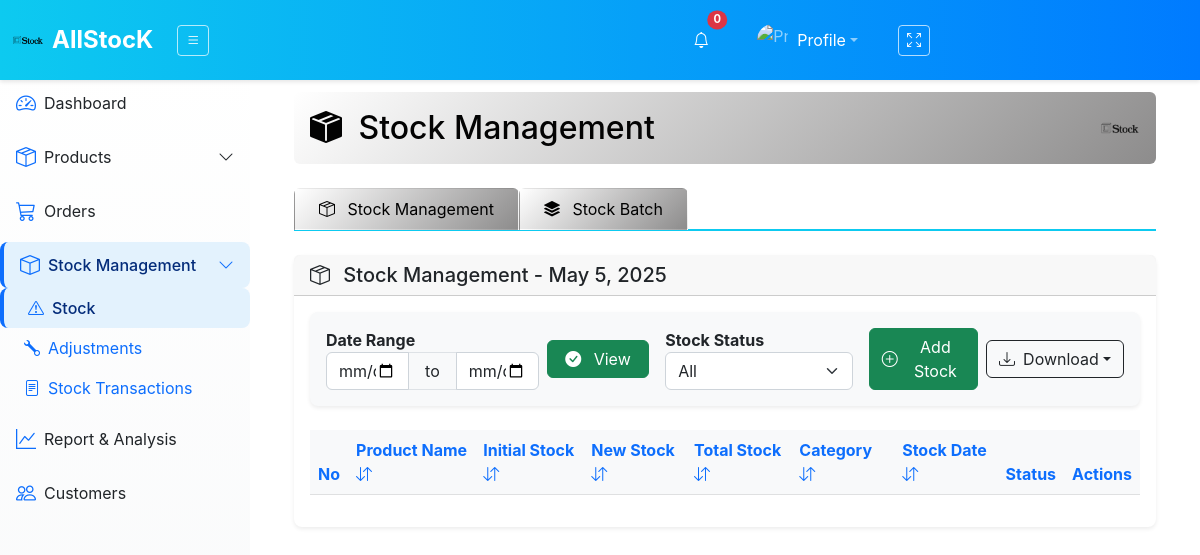
The page /stock/ on the database as committed earlier.
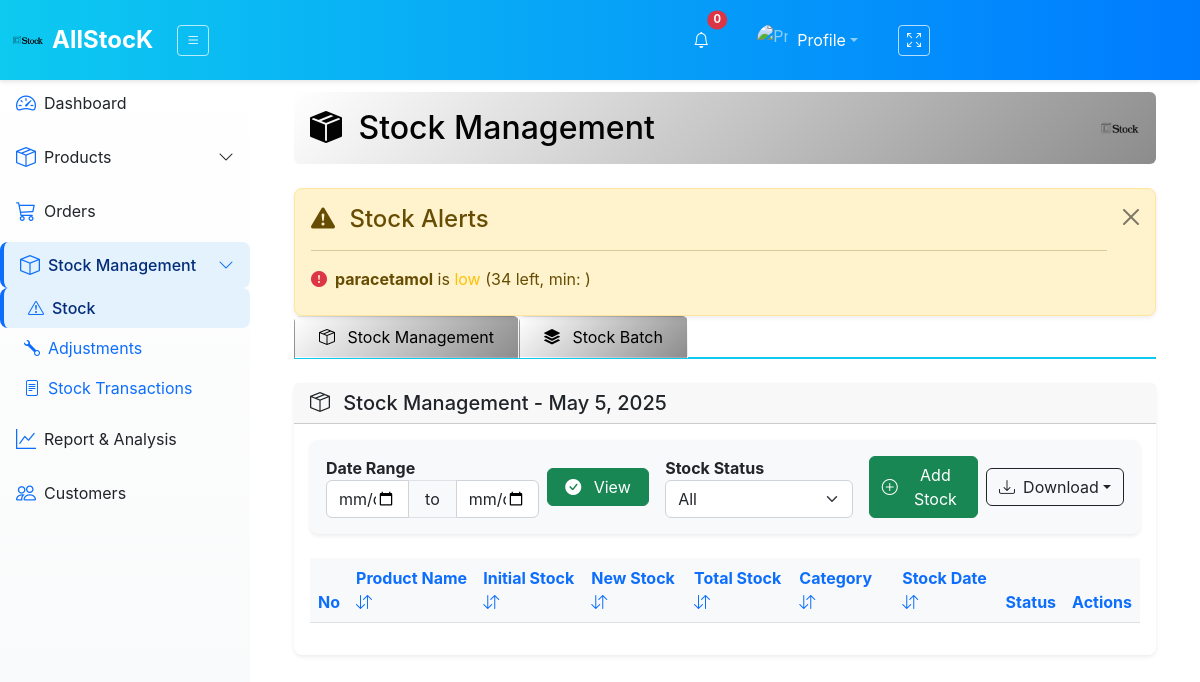
The same page on the database as committed later.
### inventory_sys/models.py (models this page shows, shortened)
class Product(models.Model):
    product_id = models.AutoField(primary_key=True)
    name = models.CharField(max_length=100, unique=True)
    category = models.ForeignKey('Category', on_delete=models.CASCADE)
    selling_price = models.FloatField()
    units = models.CharField(max_length=50, default='pcs')
    quantity_in_stock = models.IntegerField(default=0)
    reorder_quantity = models.PositiveIntegerField(default=0)
    reorder_level = models.PositiveIntegerField(default=0)

### inventory_sys/views.py (the view)
# urls.py: path('stock/', views.stock_view, name='stock'),
def stock_view(request):
    selected_date = request.GET.get('stockDate', str(date.today()))
    try:
        selected_date = datetime.strptime(selected_date, '%Y-%m-%d').date()
    except ValueError:
        selected_date = date.today()
    stocks = Stock.objects.filter(stock_date=selected_date).select_related(
        'product', 'product__category').order_by('-stock_date')
    products = Product.objects.all().select_related('category')
    categories = Category.objects.all()
    suppliers = Supplier.objects.all()
    paginator = Paginator(stocks, 10)
    page_number = request.GET.get('page')
    page_obj = paginator.get_page(page_number)
    def get_stock_alerts():
        alerts = []
        critical_stocks = Stock.objects.filter(
            total_stock__lte=F('product__reorder_level') * Decimal('0.2')
        ).select_related('product')
        low_stocks = Stock.objects.filter(
            total_stock__lte=F('product__reorder_level'),
            total_stock__gt=F('product__reorder_level') * Decimal('0.2')
        ).select_related('product')
        for stock in critical_stocks:
            alerts.append({
                'product': stock.product,
                'current_stock': stock.total_stock,
                'status': 'critical'
            })
        for stock in low_stocks:
            alerts.append({
                'product': stock.product,
                'current_stock': stock.total_stock,
                'status': 'low'
            })
        return alerts
    stock_alerts = get_stock_alerts()
    top_products = Stock.objects.values(
        'product__name'
    ).annotate(
        total=Sum('total_stock')
    ).order_by('-total')[:10]
    category_dist = Stock.objects.values(
        'product__category__name'
    ).annotate(
        count=Count('id'),
        total_stock=Sum('total_stock')
    ).order_by('-count')
    def annotate_batch_status(queryset):
        today = date.today()
        for batch in queryset:
            if batch.expiry_date:
                days_left = (batch.expiry_date - today).days
                if days_left < 0:
                    batch.expiry_status = 'expired'
                elif days_left <= 30:
                    batch.expiry_status = 'expiring-soon'
                else:
                    batch.expiry_status = 'good'
                batch.days_until_expiry = days_left
            else:
                batch.expiry_status = None
                batch.days_until_expiry = None
        return queryset
    product_batches = annotate_batch_status(ProductBatch.objects.all().select_related('product', 'supplier'))
    total_products = Product.objects.count()
    low_stock_items = len([a for a in stock_alerts if a['status'] == 'low'])
    critical_stock_items = len([a for a in stock_alerts if a['status'] == 'critical'])
    total_stock_value = sum(
        stock.total_stock * stock.product.selling_price
        for stock in Stock.objects.select_related('product')
    )
    context = {
        'stocks': page_obj,
        'products': products,
        'categories': categories,
        'suppliers': suppliers,
        'selected_date': selected_date,
        'page_obj': page_obj,
        'product_batches': product_batches,
        'stock_alerts': stock_alerts,
        'total_products': total_products,
        'low_stock_items': low_stock_items,
        'critical_stock_items': critical_stock_items,
        'total_stock_value': total_stock_value,
        'product_names': [p['product__name'] for p in top_products],
        'stock_levels': [p['total'] for p in top_products],
        'category_names': [c['product__category__name'] for c in category_dist],
        'category_counts': [c['count'] for c in category_dist],
        'category_stock': [c['total_stock'] for c in category_dist],
    }
    return render(request, 'InvApp/stock.html', context)

### inventory_sys/templates/InvApp/stock.html (shortened to what the changed rows need)
{% extends "InvApp/layout.html" %}
{% load static %}
{% block content %}
<div class="container-fluid pt-3">
    <div class="d-flex justify-content-between align-items-center mb-4 p-3 rounded" style="background: linear-gradient(135deg, #ffffff 0%, #8d8c8c 100%); color: #030303;">
        <h2 class="m-0"><i class="bi bi-box-seam-fill me-2"></i> Stock Management</h2>
    </div>
    {% if stock_alerts %}
    <div class="alert alert-warning alert-dismissible fade show shadow-sm rounded-3" role="alert">
        <h4 class="alert-heading"><i class="bi bi-exclamation-triangle-fill me-2"></i> Stock Alerts</h4>
        <hr>
        <div class="row">
            {% for alert in stock_alerts %}
            <div class="col-md-6 mb-2">
                <div class="d-flex align-items-center">
                    <i class="bi bi-exclamation-circle-fill text-danger me-2"></i>
                    <div>
                        <strong>{{ alert.product.name }}</strong> is
                        {% if alert.status == 'critical' %}
                            <span class="text-danger">critically low</span>
                        {% else %}
                            <span class="text-warning">low</span>
                        {% endif %}
                        ({{ alert.current_stock }} left, min: {{ alert.product.min_stock_level }})
                    </div>
                </div>
            </div>
            {% endfor %}
        </div>
        <button type="button" class="btn-close" data-bs-dismiss="alert" aria-label="Close"></button>
    </div>
    {% endif %}
    <div class="tab-content mt-3">
        <div class="tab-pane fade show active" id="stock" role="tabpanel">
            <div class="card border-0 shadow-sm rounded-3">
                <div class="card-body">
                    <div class="table-responsive">
                         <table id="example" class="table table-striped  table-hover stock-table" style="width:100%">
                            <thead class="table-light">
                                <tr>
                                    <th>No</th>
                                    <th>Product Name <i class="bi bi-arrow-down-up sort-icon" data-column="1"></i></th>
                                    <th>Initial Stock <i class="bi bi-arrow-down-up sort-icon" data-column="2"></i></th>
                                    <th>New Stock <i class="bi bi-arrow-down-up sort-icon" data-column="3"></i></th>
                                    <th>Total Stock <i class="bi bi-arrow-down-up sort-icon" data-column="4"></i></th>
                                    <th>Category <i class="bi bi-arrow-down-up sort-icon" data-column="5"></i></th>
                                    <th>Stock Date <i class="bi bi-arrow-down-up sort-icon" data-column="6"></i></th>
                                    <th>Status</th>
                                    <th>Actions</th>
                                </tr>
                            </thead>
                        </table>
                    </div>
                </div>
            </div>
        </div>
    </div>
</div>
{% endblock %}

Rows that differ between the two databases and show on the page:
now on this page (row edited): Product: product.name "paracetamol", current_stock "34"
Other text that changed with them:
text now shown: "Stock Alerts"
